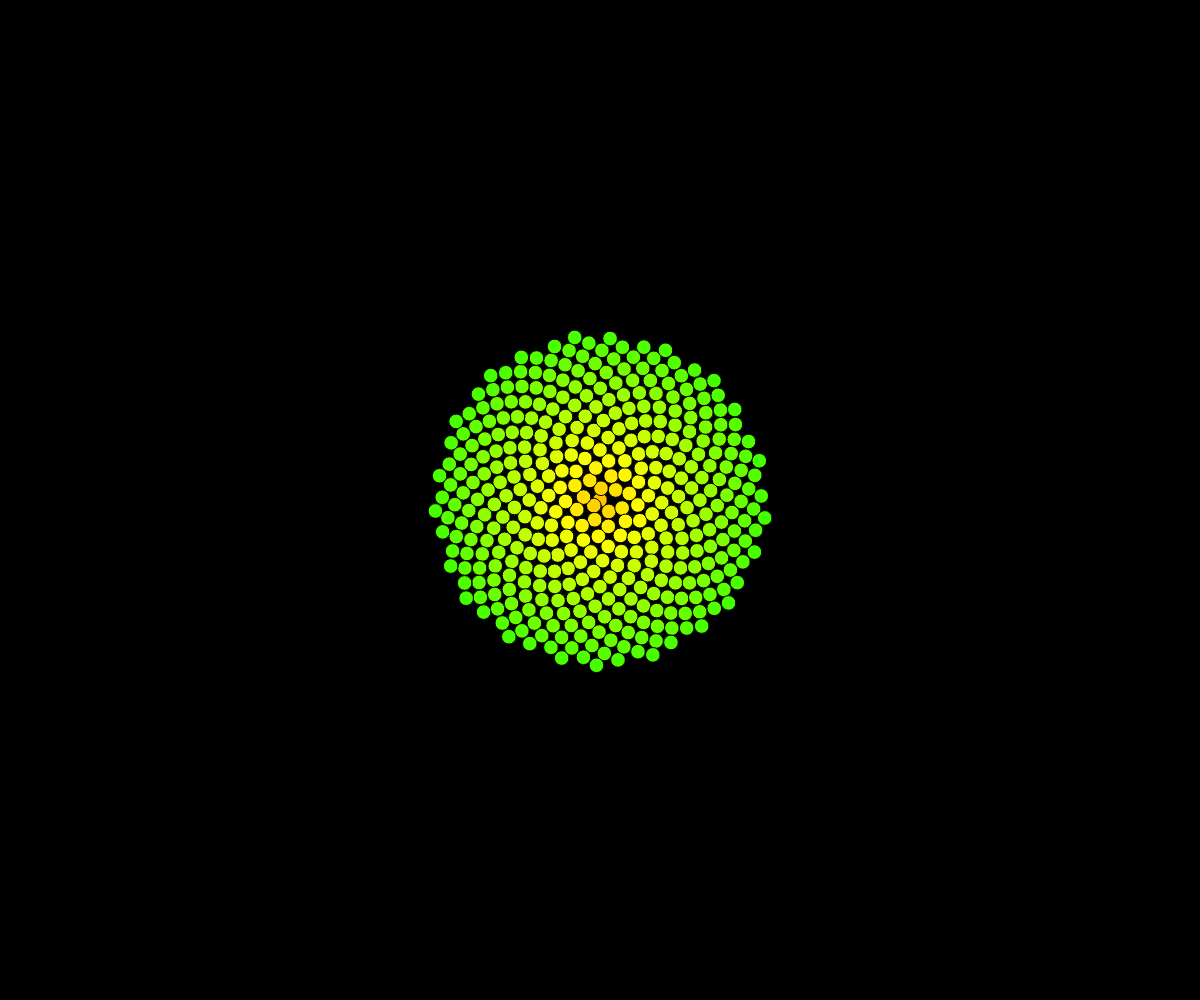
Frame 1 (no input)
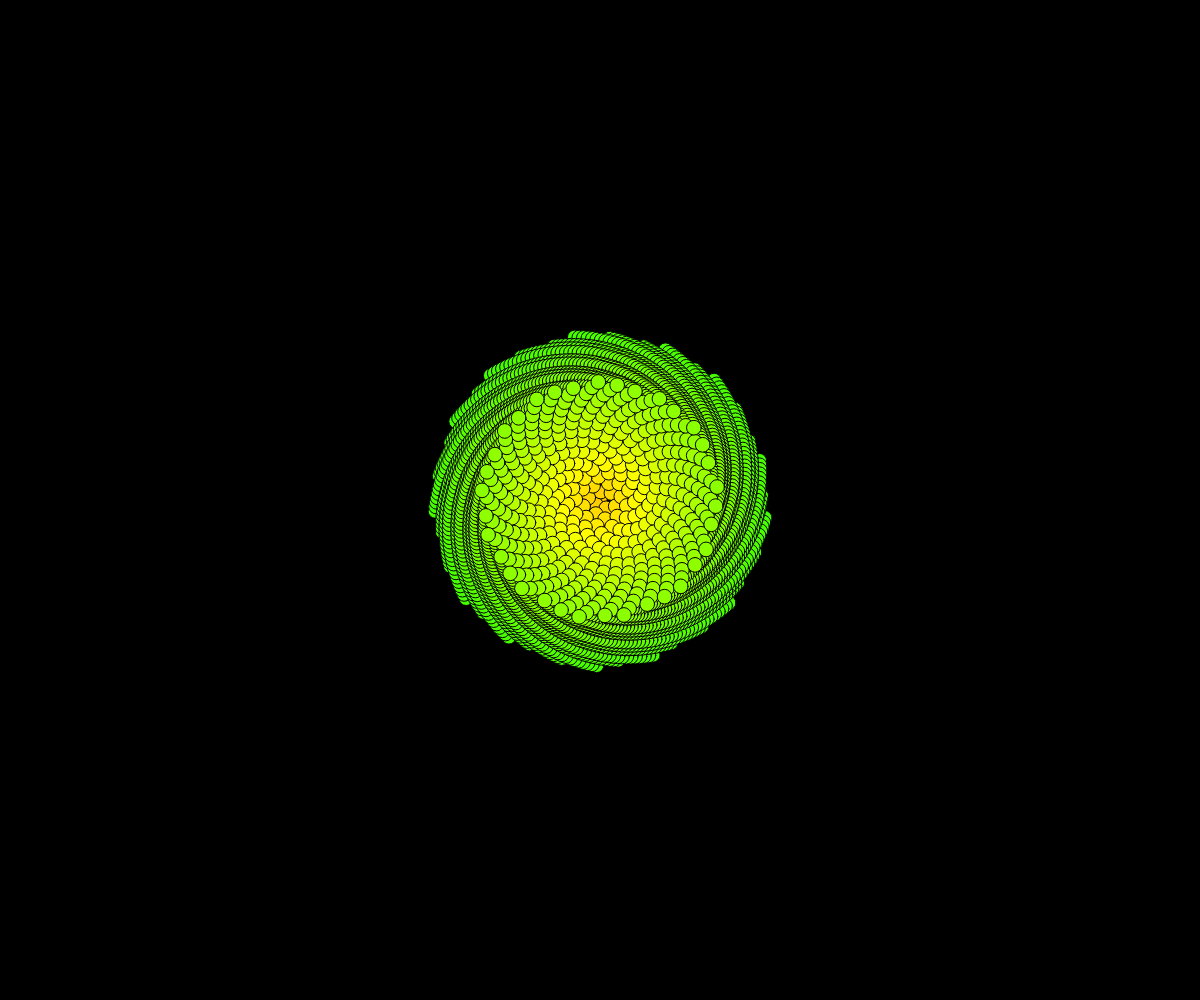
Frame 60 (no input)
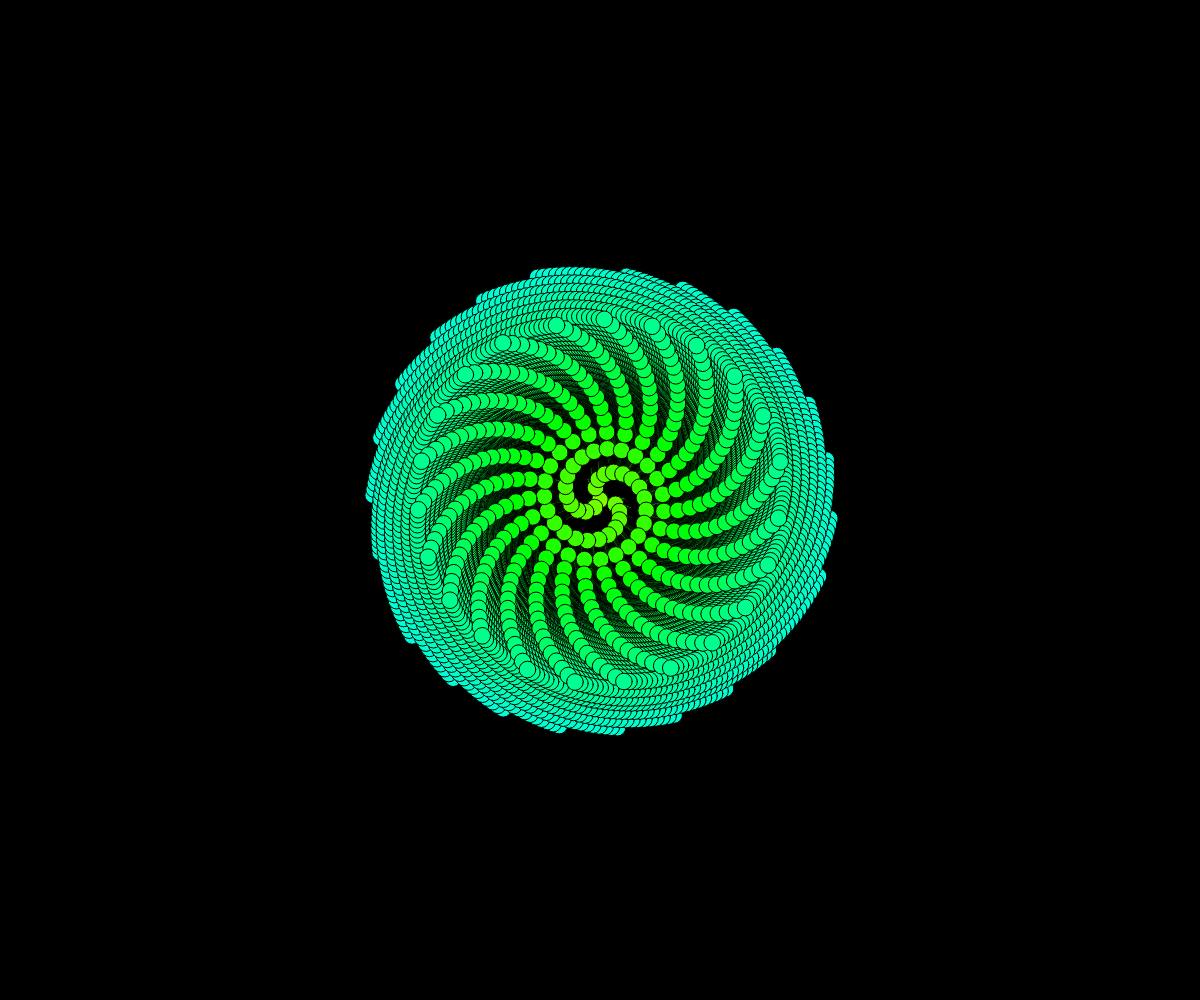
Frame 120 (the mouse pressed at the canvas centre since frame 60)

The p5.js sketch that drew these frames (run headless with seeded random() and noise() and a simulated clock; from frame 60 on, the mouse is pressed at the canvas centre):

// p5.js sketch
// ── sketch.js
/* j.stephens 2016_08
code chanllenge with shiffman

phyllotatic spirals 
- built with forloops
- with rotating stem

theta   = n * 137.5   //where n is the leave number and 137.5 is divergence angle
radius  = c * sqrt(n) //c is size scalar and sqrt(n) of the distance based on which leave

polar to cartesian transformation
SOHCAHTOA
sin(theta) = opp/hyp = y/r
cos(theta) = adjacent/hyp = x/r

x = radius * cos(theta)
y = radius * sin(theta) 
*/
var INNER_WIDTH = window.innerWidth;
var INNER_HEIGHT= window.innerHeight;

var leaf            = 0;
var leafWidth       = 10;
var leafHeight      = 10;
var leavesPerCycle  = 400;
var divergenceAngle = 137.5;
var sizeScalar      = 6;
var fillGrey        = 255;
var fillStart       = 0;



function setup(){
  createCanvas(INNER_WIDTH,INNER_HEIGHT);
  background(0);
  angleMode(DEGREES);
  colorMode(HSB);
  
  //initial phyllotaxy
  leaf            = 0;
  leafWidth       = random(1.5,20);
  leafHeight      = leafWidth;
  sizeScalar      = random(4,25);
  divergenceAngle = random(136.0,138.0);
  logParameters();
}

function draw(){
  //fill(fillGrey);
  
  //for (var i = 0; i < leavesPerCycle; i++){
  for (var i = leavesPerCycle; i > 0; i--){
    var theta   = leaf * divergenceAngle;
    var radius  = sizeScalar * sqrt(leaf);
    var x = radius * cos(theta) + width/2;
    var y = radius * sin(theta) + height/2; 
    
    fillGrey = map(radius,-width/9,width/2, fillStart, fillStart+255);
    //fillGrey
    //fill(255-fillGrey,fillGrey,fillGrey);
    fill(fillGrey,255,255);
    //tint(10);
    ellipse(x,y,leafWidth,leafHeight);
  
    leaf++;
    divergenceAngle +=.00001;
    sizeScalar -= .0001;
    //rotate(divergenceAngle);
  }
  
  leaf = 0;
  //divergenceAngle +=.01;
  
  //displayParameters(theta, radius, x, y);
}

function logParameters(){
  console.log("divergenceAngle = " + divergenceAngle + "  sizeScalar = " + sizeScalar + "   leafSize = " +   leafWidth);
}

function displayParameters(){
  var fontSize   = 18;
  var textWidth  = width*.1;
  var textHeight = height*.8;
  var heightPerLine = 30;
  fill(255);
  textSize(fontSize);
  text("divergenceAngle = " + divergenceAngle, textWidth, 1*heightPerLine + textHeight);
  text("sizeScalar = " + sizeScalar,           textWidth, 2*heightPerLine + textHeight);
  text("leafSize = " +   leafWidth,            textWidth, 3*heightPerLine + textHeight);
}

function mousePressed(){
  background(0);
  leaf            = 0;
  var leavesPerCycle  = random(5,400);
  leafWidth       = random(3,20);
  leafHeight      = leafWidth;
  sizeScalar      = random(6,25);
  divergenceAngle = random(120.0,140.0);
  fillStart       = random(255);
  
  
  logParameters();
  
}
